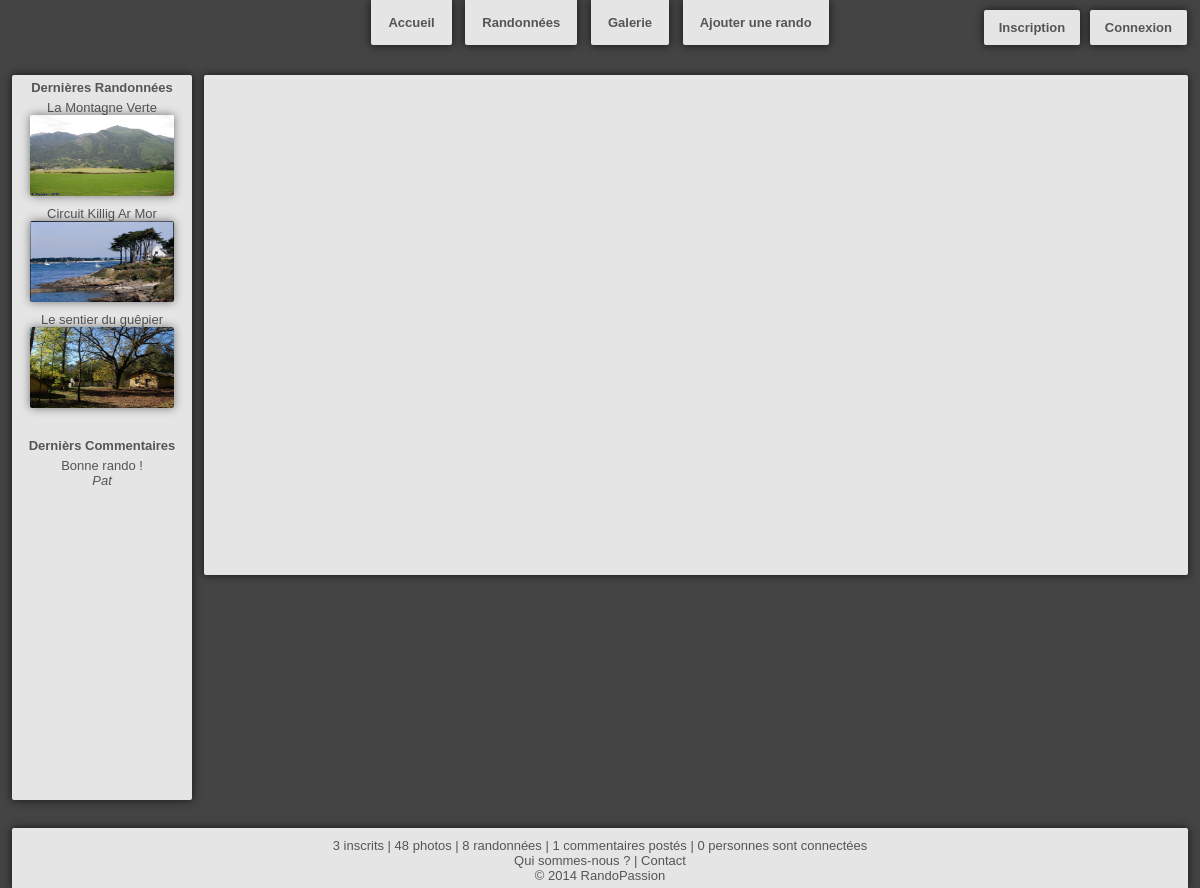
/index.php?page=galerie, run on the app's committed database.
### tables this page shows
CREATE TABLE IF NOT EXISTS `rando` (
	`code` int(10) NOT NULL AUTO_INCREMENT,
	`titre` varchar(150) NOT NULL,
	`longueur` float unsigned NOT NULL,
	`duree` time NOT NULL,
	`difficulte` int(1) NOT NULL,
	`descriptif` text NOT NULL,
	`note` int(1) DEFAULT NULL,
	`point_eau` tinyint(1) DEFAULT NULL,
	`denivele` int(4) DEFAULT NULL,
	`equipement` varchar(150) DEFAULT NULL,
	`date_insertion` datetime NOT NULL,
	`valide` tinyint(1) NOT NULL,
	`parcours` int(10) NOT NULL,
	`departement` varchar(2) NOT NULL,
	`photo_principale` int(10) NOT NULL,
	`auteur` varchar(30) NOT NULL,
	`galerie` int(10) DEFAULT NULL,
	PRIMARY KEY (`code`),
	FOREIGN KEY (`parcours`) REFERENCES `parcours`(`id`),
	FOREIGN KEY (`departement`) REFERENCES `departements`(`num_departement`),
	FOREIGN KEY (`photo_principale`) REFERENCES `photo`(`numero`),
	FOREIGN KEY (`auteur`) REFERENCES `membre`(`pseudo`),
	FOREIGN KEY (`galerie`) REFERENCES `galerie`(`numero`),
	CHECK (difficulte BETWEEN 0 and 5),
	CHECK (note BETWEEN 0 and 5)
);

CREATE TABLE IF NOT EXISTS `photo` (
	`numero` int(10) NOT NULL AUTO_INCREMENT,
	`nom` blob NOT NULL,
	`galerie` int(10) NOT NULL,
	`descriptif` text DEFAULT NULL,
	PRIMARY KEY (`numero`),
	FOREIGN KEY (`galerie`) REFERENCES `galerie`(`numero`)
);

CREATE TABLE IF NOT EXISTS `commentaire` (
	`numero` int(10) NOT NULL AUTO_INCREMENT,
	`date` datetime NOT NULL,
	`auteur` varchar(30) NOT NULL,
	`code_rando` int(10) NOT NULL,
	`commentaire` text NOT NULL,
	`note` int(1) DEFAULT NULL,
	PRIMARY KEY (`numero`),
	FOREIGN KEY (`code_rando`) REFERENCES `rando`(`code`),
	FOREIGN KEY (`auteur`) REFERENCES `membre`(`pseudo`),
	CHECK (note BETWEEN 0 and 5)
);

### Controller/c_activitees_recentes.php (called while the page is built)
<?php
include_once('bin/params.php');
include_once('Models/m_activitees_recentes.php');
$liste_rando = last_rando(3);
$liste_com = last_comment(3);
include_once('View/v_activitees_recentes.php');

### Controller/c_galerie.php (called while the page is built, shortened)
<?php
include_once('View/v_galerie.php');

### Models/m_activitees_recentes.php (called while the page is built, shortened)
<?php
function last_rando($nombre){
	global $bdd;
	$query = '	SELECT rando.code, rando.titre, photo.nom AS nom_photo , galerie.nom AS nom_galerie
				FROM rando, photo, galerie
				WHERE rando.photo_principale = photo.numero
				AND photo.galerie = galerie.numero
				ORDER BY date_insertion DESC
				LIMIT 0, '.$nombre;
	$exec = $bdd->query($query) or die(print_r($erreur -> errorInfo()));
	$data = $exec->fetchAll();
	return $data;
}
function last_comment($nombre){
	global $bdd;
	$query = '	SELECT commentaire, auteur
				FROM commentaire
				ORDER BY date DESC
				LIMIT 0, '.$nombre;
	$exec = $bdd->query($query) or die(print_r($erreur -> errorInfo()));
	$data = $exec->fetchAll();
	return $data;
}

### View/v_activitees_recentes.php (the view)
<aside>
    <p>Dernières Randonnées</p>
    <center>
		<?php
        foreach($liste_rando as $rando){
			echo '	<a href="index.php?page=fiche_rando&code='.$rando['code'].'">
						'.$rando['titre'].'</br>
						<img src="Resources/Galerie/'.$rando['nom_galerie'].'/'.$rando['nom_photo'].'" width="144px" height="81px;"/><br/>
					</a>
			';
        }
        ?>
    </center>
    <br/>
	<p>Dernièrs Commentaires</p>
    <center>
		<?php
        foreach($liste_com as $com){
			echo $com['commentaire'].'</br>';
			echo '<em>'.$com['auteur'].'</em><br/>';
        }
        ?>
</aside>

### CSS/Design.css (style rules this page uses)
* { font-family: "Trebuchet MS", Arial, Helvetica, sans-serif; font-size: 13px; color: #555555; padding: 0px; margin: 0px; text-decoration: none; list-style-type: none; outline: none; resize: none; border: none; }
html, body { height: 100%; width: 100%; min-width: 1000px; height: 100%; background-color: #444444; }
aside { display: inline-block; width: 15%; height: 725px; margin-left: 1%; margin-right: -4px; background-color: #E5E5E5; border-radius: 2px; box-shadow: 0px 0px 10px 0px rgba(0, 0, 0, 0.7); overflow: hidden; }
aside p { text-align: center; font-weight: bold; margin: 5px; }
aside img { border-radius: 2px; margin-bottom: 7px; box-shadow: 0px 0px 10px 0px rgba(0, 0, 0, 0.5); }

### data on the page
rando: titre "La Montagne Verte", photo_principale.nom (picture)
rando: titre "Circuit Killig Ar Mor", photo_principale.nom (picture)
rando: titre "Le sentier du guêpier", photo_principale.nom (picture)
commentaire: commentaire "Bonne rando !", auteur "Pat"

### other printed values
$nb_membre "3"
$nb_photo "48"
$nb_rando "8"
$nb_comment "1"
$nb_connecte "0"
